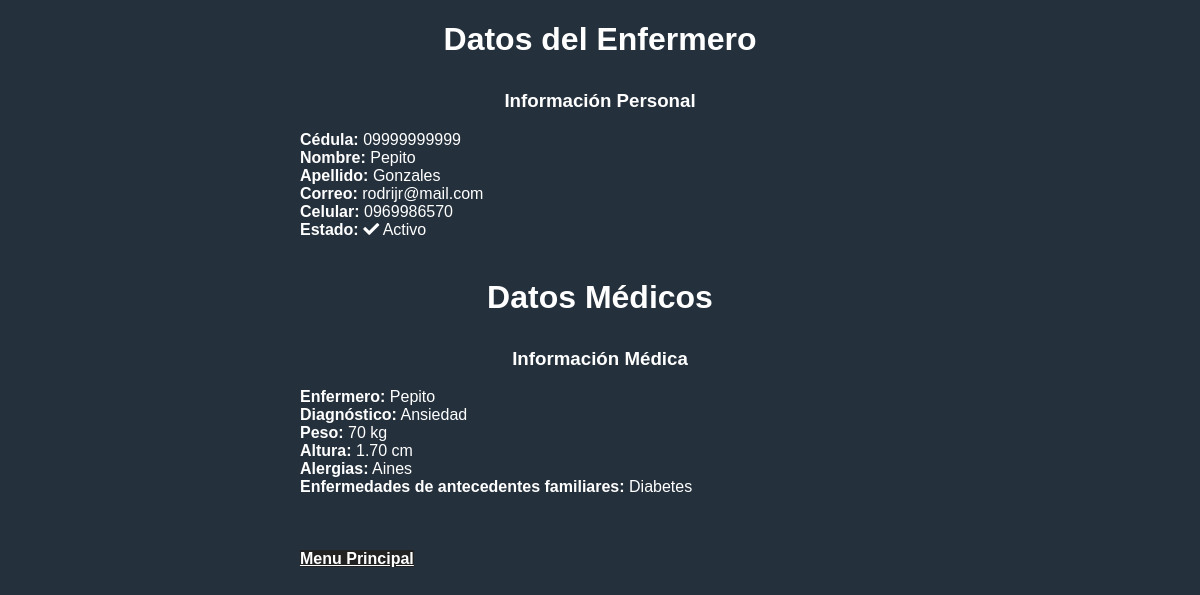
Screenshot of /ver_enfermero/4 with the database file from the repository.
### enfermeros/models.py (models this page shows, shortened)
class Enfermero(models.Model):
    GENERO = [
        ("M", "Masculino"),
        ("F", "Femenino"),
    ]
    cedula = models.CharField(max_length=50)
    nombre = models.CharField(max_length=50)
    apellido = models.CharField(max_length=50)
    genero = models.CharField(max_length=1, choices=GENERO, null=True)
    especialidad = models.CharField(max_length=20)
    celular = models.CharField(max_length=50)
    correo = models.CharField(max_length=50)
    dato = models.ForeignKey(Datos, on_delete=models.SET_NULL, null=True)
    antecedentes = models.ForeignKey(Enfermedad, on_delete=models.SET_NULL, null=True)
    activo = models.BooleanField(default=True)

class Datos(models.Model):
    diagnostico = models.CharField(max_length=20, null=True)
    peso = models.IntegerField(null=True)
    altura = models.DecimalField(max_digits=4, decimal_places=2, null=True)
    alergia = models.CharField(max_length=100, null=True)

class Enfermedad(models.Model):
    familiar = models.CharField(max_length=40, null=True)
    def __str__(self):
        return f'{self.familiar}'

### enfermeros/views.py (the view)
# urls.py: path('ver_enfermero/<int:id>', ver_enfermero),
def ver_enfermero(request, id):
    enfermero = Enfermero.objects.get(pk=id)
    enfermero = get_object_or_404(Enfermero, pk=id)
    datos = {'enfermero': enfermero}
    print(enfermero)
    pagina = loader.get_template('ver.html')
    return HttpResponse(pagina.render(datos, request))

### enfermeros/templates/ver.html (shortened to what this page needs)
<!DOCTYPE html>
<html lang="en">
<head>
    <link rel="stylesheet" href="https://cdnjs.cloudflare.com/ajax/libs/font-awesome/5.15.3/css/all.min.css">
</head>
<body>
    <div class="container">
        <h1>Datos del Enfermero</h1>
        <div class="datos-enfermero">
            <h3>Información Personal</h3>
            <div class="row">
                <div class="col-6">
                    <strong>Cédula:</strong> {{enfermero.cedula}}
                </div>
                <div class="col-6">
                    <strong>Nombre:</strong> {{enfermero.nombre}}
                </div>
            </div>
            <div class="row">
                <div class="col-6">
                    <strong>Apellido:</strong> {{enfermero.apellido}}
                </div>
                <div class="col-6">
                    <strong>Correo:</strong> {{enfermero.correo}}
                </div>
            </div>
            <div class="row">
                <div class="col-6">
                    <strong>Celular:</strong> {{enfermero.celular}}
                </div>
                <div class="col-6">
                    <strong>Estado:</strong>
                        {% if enfermero.activo %}
                            <i class="fas fa-check"></i> Activo
                        {% else %}
                            <i class="fas fa-times"></i> Inactivo
                        {% endif %}
                </div>
            </div>
        </div>
        <br>
        <h1>Datos Médicos</h1>
        <div class="datos-medicos">
            <h3>Información Médica</h3>
            <div class="row">
                <div class="col-6">
                    <strong>Enfermero:</strong> {{enfermero.nombre}}
                </div>
                <div class="col-6">
                    <strong>Diagnóstico:</strong> {{enfermero.dato.diagnostico}}
                </div>
            </div>
            <div class="row">
                <div class="col-6">
                    <strong>Peso:</strong> {{enfermero.dato.peso}} kg
                </div>
                <div class="col-6">
                    <strong>Altura:</strong> {{enfermero.dato.altura}} cm
                </div>
            </div>
            <div class="row">
                <div class="col-6">
                    <strong>Alergias:</strong> {{enfermero.dato.alergia}}
                </div>
                <div class="col-6">
                    <strong>Enfermedades de antecedentes familiares:</strong> {{enfermero.antecedentes}}
                </div>
            </div>
        </div>
        <br>
        <br>
        <br>
        <a href="{%url 'inicio'%}" class="btn">Menu Principal</a>
    </div>
</body>
</html>

### enfermeros/templates/ver.html (style rules this page uses)
body { background-color: #24303c; color: #fff; font-family: sans-serif; }
h1, h2, h3 { color: #fff; text-align: center; }
h3 { margin-top: 2rem; }
.container { width: 600px; margin: 0 auto; }
.datos-enfermero { margin-top: 2rem; }
.datos-medicos { margin-top: 2rem; }
.btn { color: #fff; border-color: #fff; background-color: #222; font-size: 16px; font-weight: bold; }

### rows the page displays
Enfermero: cedula "09999999999", nombre "Pepito", apellido "Gonzales", correo "rodrijr@mail.com", celular "0969986570", dato.diagnostico "Ansiedad", dato.peso "70", dato.altura "1.70", dato.alergia "Aines", antecedentes "Diabetes"
